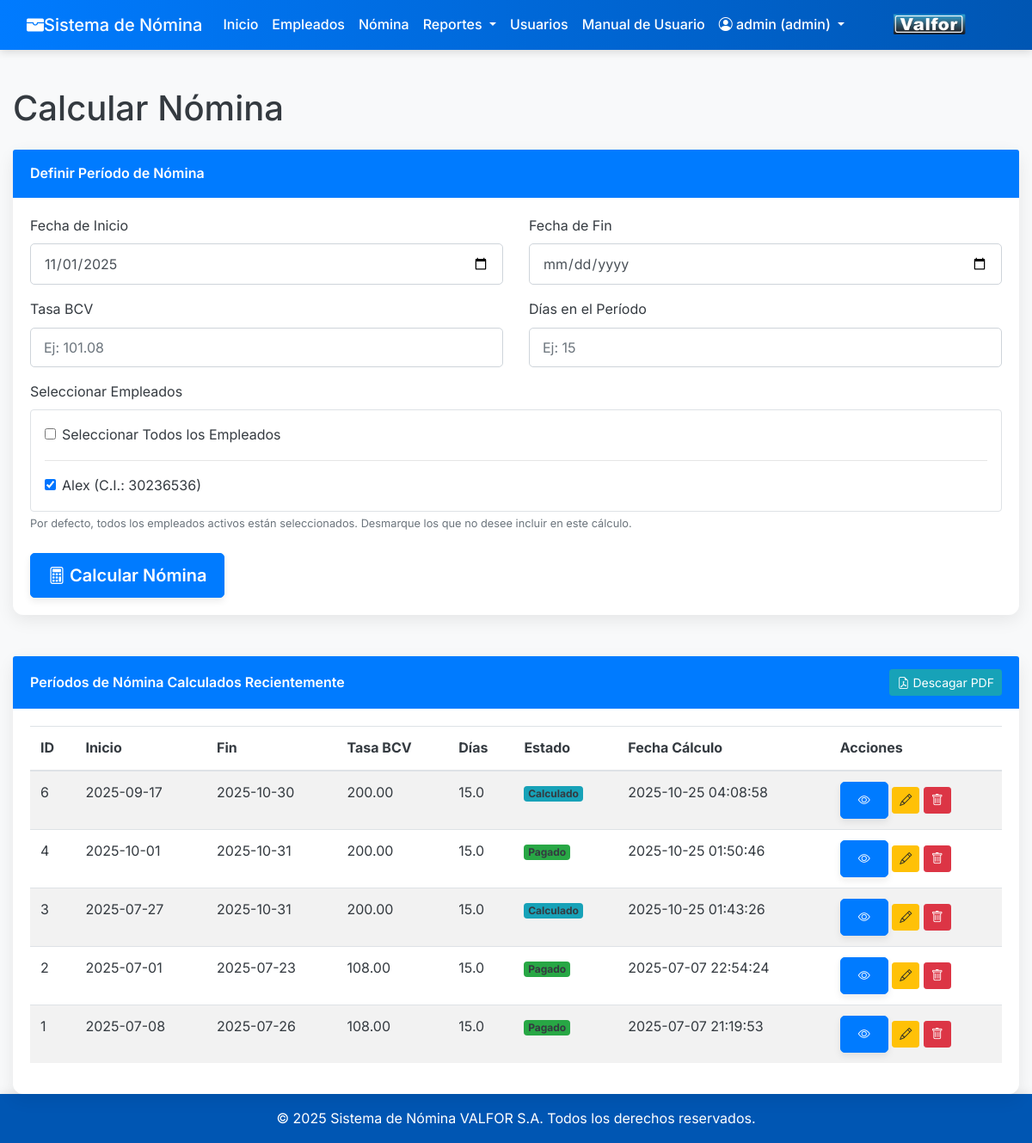
The app's page /public/payroll_calc.php (signed in), older data.
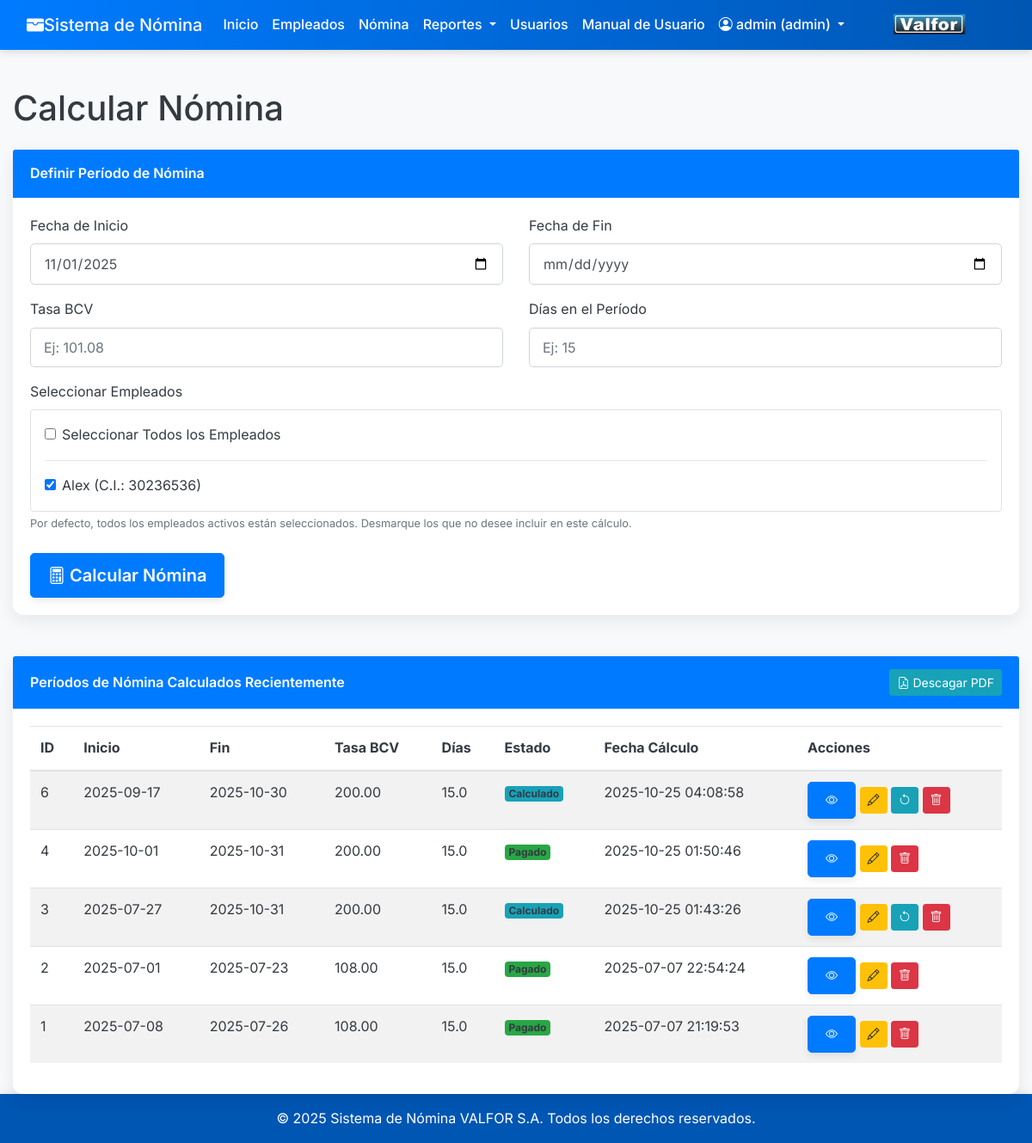
The same page, newer data.
### tables this page shows
CREATE TABLE `employees` (
  `id` int(11) NOT NULL,
  `cedula` varchar(20) NOT NULL,
  `full_name` varchar(255) NOT NULL,
  `fecha_ingreso` date NOT NULL,
  `cargo` varchar(100) NOT NULL,
  `salario_base_mensual_usd` decimal(10,2) NOT NULL,
  `is_active` tinyint(1) NOT NULL DEFAULT 1,
  `created_at` timestamp NOT NULL DEFAULT current_timestamp(),
  `updated_at` timestamp NOT NULL DEFAULT current_timestamp() ON UPDATE current_timestamp(),
  `photo_path` varchar(255) DEFAULT NULL
);

CREATE TABLE `payroll_periods` (
  `id` int(11) NOT NULL,
  `start_date` date NOT NULL,
  `end_date` date NOT NULL,
  `bcv_rate` decimal(10,4) NOT NULL,
  `days_in_period` decimal(4,1) NOT NULL,
  `status` enum('pendiente','calculado','pagado','cerrado') NOT NULL DEFAULT 'pendiente',
  `created_at` timestamp NOT NULL DEFAULT current_timestamp(),
  `updated_at` timestamp NOT NULL DEFAULT current_timestamp() ON UPDATE current_timestamp()
);

### includes/auth.php (called while the page is built, shortened)
<?php
function getBaseUrl() {
    $protocol = isset($_SERVER['HTTPS']) && $_SERVER['HTTPS'] === 'on' ? 'https://' : 'http://';
    $host = $_SERVER['HTTP_HOST'];
    $scriptName = $_SERVER['SCRIPT_NAME'];
    $basePath = '/payroll_system/public/';
    return $protocol . $host . $basePath;
}

### public/payroll_calc.php (the view, shortened to what the rows shown need)
<?php
require_once __DIR__ . '/../includes/auth.php';
$pdo = getDbConnection();
?>
<!DOCTYPE html>
<html lang="es">
<head>
    <link href="./assets/css/bootstrap.min.css" rel="stylesheet">
    <link rel="stylesheet" href="https://cdn.jsdelivr.net/npm/bootstrap-icons@1.11.3/font/bootstrap-icons.min.css">
    <link href="./assets/css/payroll_calc.css" rel="stylesheet">
</head>
<body>
    <?php include __DIR__ . '/../includes/header.php';  ?>
    <div class="container mt-4">
        <h1 class="mb-4">Calcular Nómina</h1>
        <div class="card mb-4">
            <div class="card-body">
                <form method="POST" action="">
                    <div class="row mb-3">
                        <div class="col-md-12">
                            <div class="border rounded p-3" style="max-height: 200px; overflow-y: auto;">
                                <?php
                                $employees = [];
                                try {
                                    $stmt = $pdo->query("SELECT id, cedula, full_name FROM employees WHERE is_active = 1 ORDER BY full_name ASC");
                                    $employees = $stmt->fetchAll();
                                } catch (PDOException $e) {
                                }
                                if (empty($employees)): ?>
                                    <div class="alert alert-warning" role="alert">
                                        No hay empleados activos registrados. <a href="<?php echo getBaseUrl(); ?>employees_form.php" target="_blank">Registrar empleados</a> primero.
                                    </div>
                                <?php else: ?>
                                    <?php foreach ($employees as $employee): ?>
                                        <div class="form-check">
                                            <input class="form-check-input employee-checkbox" type="checkbox" id="employee_<?php echo $employee['id']; ?>" name="selected_employees[]" value="<?php echo $employee['id']; ?>" checked>
                                            <label class="form-check-label" for="employee_<?php echo htmlspecialchars($employee['id']); ?>">
                                                <?php echo htmlspecialchars($employee['full_name']); ?> (C.I.: <?php echo htmlspecialchars($employee['cedula']); ?>)
                                            </label>
                                        </div>
                                    <?php endforeach; ?>
                                <?php endif; ?>
                            </div>
                        </div>
                    </div>
                </form>
            </div>
        </div>
        <div class="card mt-5">
            <div class="card-body">
                <?php
                $payroll_periods = [];
                try {
                    $stmt = $pdo->query("SELECT id, start_date, end_date, bcv_rate, days_in_period, status, created_at FROM payroll_periods ORDER BY created_at DESC LIMIT 10");
                    $payroll_periods = $stmt->fetchAll();
                } catch (PDOException $e) {
                    echo '<div class="alert alert-danger" role="alert">Error al cargar los períodos de nómina: ' . htmlspecialchars($e->getMessage()) . '</div>';
                }
                if (empty($payroll_periods)): ?>
                    <div class="alert alert-info" role="alert">
                        No se han calculado períodos de nómina aún.
                    </div>
                <?php else: ?>
                    <div class="table-responsive">
                        <table class="table table-hover table-striped">
                            <thead>
                                <tr>
                                    <th>ID</th>
                                    <th>Inicio</th>
                                    <th>Fin</th>
                                    <th>Tasa BCV</th>
                                    <th>Días</th>
                                    <th>Estado</th>
                                    <th>Fecha Cálculo</th>
                                    <th>Acciones</th>
                                </tr>
                            </thead>
                            <tbody>
                                <?php foreach ($payroll_periods as $period): ?>
                                    <tr>
                                        <td><?php echo htmlspecialchars($period['id']); ?></td>
                                        <td><?php echo htmlspecialchars($period['start_date']); ?></td>
                                        <td><?php echo htmlspecialchars($period['end_date']); ?></td>
                                        <td><?php echo number_format($period['bcv_rate'], 2); ?></td>
                                        <td><?php echo htmlspecialchars($period['days_in_period']); ?></td>
                                        <td>
                                            <?php
                                            $badge_class = 'bg-secondary';
                                            $display_status = '';
                                            $status_from_db = $period['status'];
                                            if (empty($status_from_db)) {
                                                $display_status = 'Pendiente';
                                                $badge_class = 'bg-warning text-dark';
                                            } else {
                                                switch ($status_from_db) {
                                                    case 'calculated':
                                                    case 'calculado':
                                                        $badge_class = 'bg-info';
                                                        $display_status = 'Calculado';
                                                        break;
                                                    case 'paid':
                                                    case 'pagado':
                                                        $badge_class = 'bg-success';
                                                        $display_status = 'Pagado';
                                                        break;
                                                }
                                            }
                                            ?>
                                            <span class="badge <?php echo $badge_class; ?>"><?php echo htmlspecialchars($display_status); ?></span>
                                        </td>
                                        <td><?php echo htmlspecialchars($period['created_at']); ?></td>
                                        <td>
                                            <a href="<?php echo getBaseUrl(); ?>payroll_details.php?period_id=<?php echo $period['id']; ?>" class="btn btn-sm btn-primary me-1" title="Ver Detalles">
                                                <i class="bi bi-eye"></i>
                                            </a>
                                            <a href="<?php echo getBaseUrl(); ?>payroll_details.php?period_id=<?php echo $period['id']; ?>&action=edit" class="btn btn-sm btn-warning me-1" title="Editar Nómina">
                                                <i class="bi bi-pencil"></i>
                                            </a>
                                            <?php if ($period['status'] === 'calculado'): ?>
                                                <button type="button" class="btn btn-sm btn-info me-1" title="Cambiar a Pendiente" onclick="changePayrollStatus(<?php echo $period['id']; ?>, 'pendiente')">
                                                    <i class="bi bi-arrow-counterclockwise"></i>
                                                </button>
                                            <?php endif; ?>
                                            <button type="button" class="btn btn-sm btn-danger" title="Eliminar Nómina" onclick="confirmDeletePeriod(<?php echo $period['id']; ?>)">
                                                <i class="bi bi-trash"></i>
                                            </button>
                                        </td>
                                    </tr>
                                <?php endforeach; ?>
                            </tbody>
                        </table>
                    </div>
                <?php endif; ?>
            </div>
        </div>
    </div>
    <?php include __DIR__ . '/../includes/footer.php';  ?>
</body>
</html>

Row changes from the older to the newer data that the page shows:
changed payroll_periods id 6: status "calculated" → "calculado" (drawn)
changed payroll_periods id 3: status "calculated" → "calculado" (drawn)
